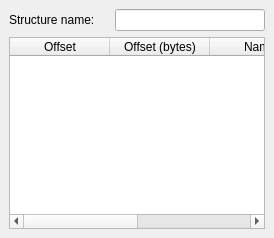
      <widget class="QWidget" name="tabStructs">
       <attribute name="title">
        <string>Structs</string>
       </attribute>
       <layout class="QVBoxLayout">
        <property name="spacing">
         <number>6</number>
        </property>
        <property name="leftMargin">
         <number>9</number>
        </property>
        <property name="topMargin">
         <number>9</number>
        </property>
        <property name="rightMargin">
         <number>9</number>
        </property>
        <property name="bottomMargin">
         <number>9</number>
        </property>
        <item>
         <layout class="QHBoxLayout">
          <property name="spacing">
           <number>6</number>
          </property>
          <property name="leftMargin">
           <number>0</number>
          </property>
          <property name="topMargin">
           <number>0</number>
          </property>
          <property name="rightMargin">
           <number>0</number>
          </property>
          <property name="bottomMargin">
           <number>0</number>
          </property>
          <item>
           <widget class="QLabel" name="lblStructName">
            <property name="minimumSize">
             <size>
              <width>100</width>
              <height>0</height>
             </size>
            </property>
            <property name="text">
             <string>Structure name:</string>
            </property>
           </widget>
          </item>
          <item>
           <widget class="QLineEdit" name="edtStructName"/>
          </item>
         </layout>
        </item>
        <item>
         <widget class="QTableWidget" name="tblStructMembers">
          <property name="showGrid">
           <bool>false</bool>
          </property>
          <column>
           <property name="text">
            <string>Offset</string>
           </property>
          </column>
          <column>
           <property name="text">
            <string>Offset (bytes)</string>
           </property>
          </column>
          <column>
           <property name="text">
            <string>Name</string>
           </property>
          </column>
          <column>
           <property name="text">
            <string>Size</string>
           </property>
          </column>
         </widget>
        </item>
       </layout>
      </widget>
